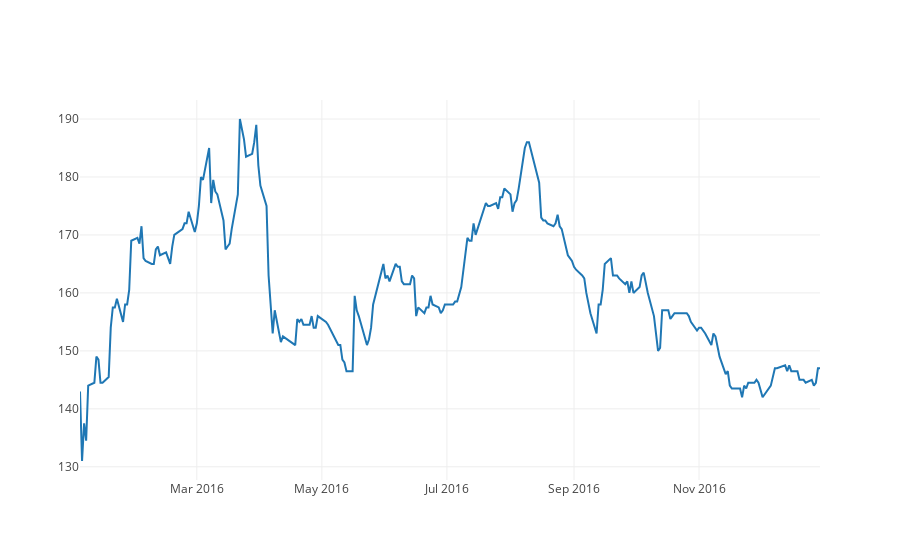

This figure's notebook cell:
### Markdown cell above
## Time Series Plot with datetime Objects

### Code cell
data = [go.Scatter(x=stock.index, y=stock.Close)]

iplot(data)

### Figure 1 — Plotly figure (JSON) as saved in the notebook; plotly's stock layout.template omitted (floating-point values rounded to 4 significant figures; data arrays with more than 128 entries replaced by an {"elided": "..."} marker saying what was removed)
{"data": [{"type": "scatter", "x": {"elided": "244 str values"}, "y": {"elided": "244 float values"}}], "layout": {}}
